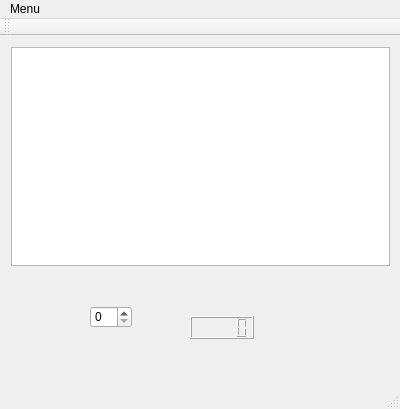
<?xml version="1.0" encoding="UTF-8"?>
<ui version="4.0">
 <class>MainForm</class>
 <widget class="QMainWindow" name="MainForm">
  <property name="geometry">
   <rect>
    <x>0</x>
    <y>0</y>
    <width>400</width>
    <height>409</height>
   </rect>
  </property>
  <property name="windowTitle">
   <string>MainForm</string>
  </property>
  <widget class="QWidget" name="centralWidget">
   <widget class="QWidget" name="verticalLayoutWidget">
    <property name="geometry">
     <rect>
      <x>0</x>
      <y>0</y>
      <width>401</width>
      <height>241</height>
     </rect>
    </property>
    <layout class="QVBoxLayout" name="verticalLayout">
     <item>
      <widget class="QTextEdit" name="FileBrowser"/>
     </item>
    </layout>
   </widget>
   <widget class="QSpinBox" name="spinBox">
    <property name="geometry">
     <rect>
      <x>90</x>
      <y>270</y>
      <width>42</width>
      <height>22</height>
     </rect>
    </property>
   </widget>
   <widget class="QLCDNumber" name="lcdNumber">
    <property name="geometry">
     <rect>
      <x>190</x>
      <y>280</y>
      <width>64</width>
      <height>23</height>
     </rect>
    </property>
   </widget>
  </widget>
  <widget class="QMenuBar" name="menuBar">
   <property name="geometry">
    <rect>
     <x>0</x>
     <y>0</y>
     <width>400</width>
     <height>21</height>
    </rect>
   </property>
   <widget class="QMenu" name="menuMenu">
    <property name="title">
     <string>Menu</string>
    </property>
    <addaction name="actionLoad"/>
    <addaction name="separator"/>
    <addaction name="actionExit"/>
   </widget>
   <addaction name="menuMenu"/>
  </widget>
  <widget class="QToolBar" name="mainToolBar">
   <attribute name="toolBarArea">
    <enum>TopToolBarArea</enum>
   </attribute>
   <attribute name="toolBarBreak">
    <bool>false</bool>
   </attribute>
  </widget>
  <widget class="QStatusBar" name="statusBar"/>
  <action name="actionExit">
   <property name="text">
    <string>Exit</string>
   </property>
  </action>
  <action name="actionLoad">
   <property name="text">
    <string>Load</string>
   </property>
  </action>
 </widget>
 <layoutdefault spacing="6" margin="11"/>
 <resources/>
 <connections>
  <connection>
   <sender>actionExit</sender>
   <signal>activated()</signal>
   <receiver>MainForm</receiver>
   <slot>close()</slot>
   <hints>
    <hint type="sourcelabel">
     <x>-1</x>
     <y>-1</y>
    </hint>
    <hint type="destinationlabel">
     <x>199</x>
     <y>149</y>
    </hint>
   </hints>
  </connection>
  <connection>
   <sender>spinBox</sender>
   <signal>valueChanged(QString)</signal>
   <receiver>lcdNumber</receiver>
   <slot>display(QString)</slot>
   <hints>
    <hint type="sourcelabel">
     <x>110</x>
     <y>313</y>
    </hint>
    <hint type="destinationlabel">
     <x>221</x>
     <y>324</y>
    </hint>
   </hints>
  </connection>
 </connections>
</ui>
